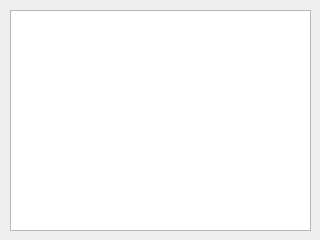
<?xml version="1.0" encoding="UTF-8"?>
<ui version="4.0">
 <class>SoldItems</class>
 <widget class="QDialog" name="SoldItems">
  <property name="windowModality">
   <enum>Qt::WindowModal</enum>
  </property>
  <property name="geometry">
   <rect>
    <x>0</x>
    <y>0</y>
    <width>320</width>
    <height>240</height>
   </rect>
  </property>
  <property name="windowTitle">
   <string>Sold Items</string>
  </property>
  <widget class="QTableView" name="tableView">
   <property name="geometry">
    <rect>
     <x>10</x>
     <y>10</y>
     <width>301</width>
     <height>221</height>
    </rect>
   </property>
  </widget>
 </widget>
 <resources/>
 <connections/>
</ui>
